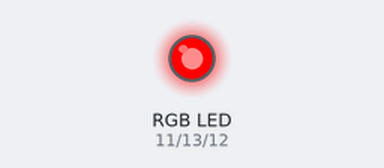
The sketch below on a simulated Arduino Uno, built with avr-gcc and run on an emulated ATmega328P. On the bench: an RGB LED mixed from three pins (HIGH = lit).

Above: at 0.2 s.
At 1.2 s:
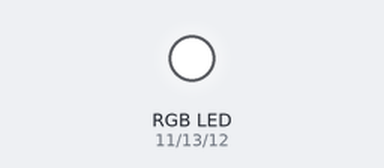
At 1.7 s:
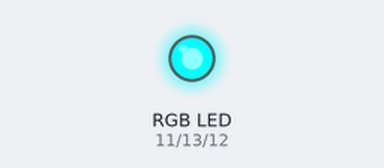
At 3.2 s:
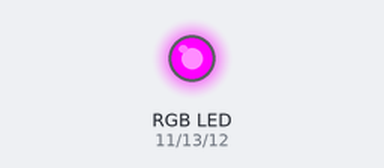
At 4.7 s:
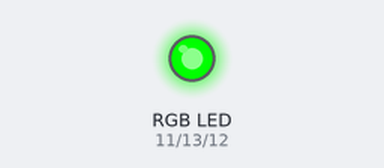
Timing chart, 0 to 5.8 s (numbered marks = the images above):
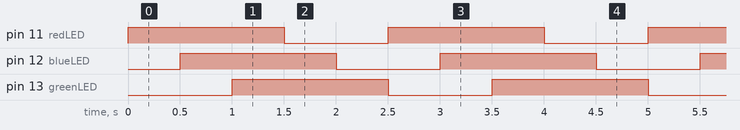

The sketch:

rgb_led.ino
```cpp
int redLED = 11;
int blueLED = 12;
int greenLED = 13;


void setup() {
  pinMode(redLED, OUTPUT);
  pinMode(blueLED, OUTPUT);
  pinMode(greenLED, OUTPUT);
}

void loop() {
  digitalWrite(redLED, HIGH);
  delay(500);
  digitalWrite(blueLED, HIGH);
  delay(500);
  digitalWrite(greenLED, HIGH);
  delay(500);
  digitalWrite(redLED, LOW);
  delay(500);
  digitalWrite(blueLED, LOW);
  delay(500);
  digitalWrite(greenLED, LOW);
}
```

Measured:
- by itself, pin 11 (redLED), pin 12 (blueLED), pin 13 (greenLED): alternates HIGH for 1.5 s and LOW for 1.0 s
- by itself, everything shown: repeats every 2.5 s, in 6 steps
